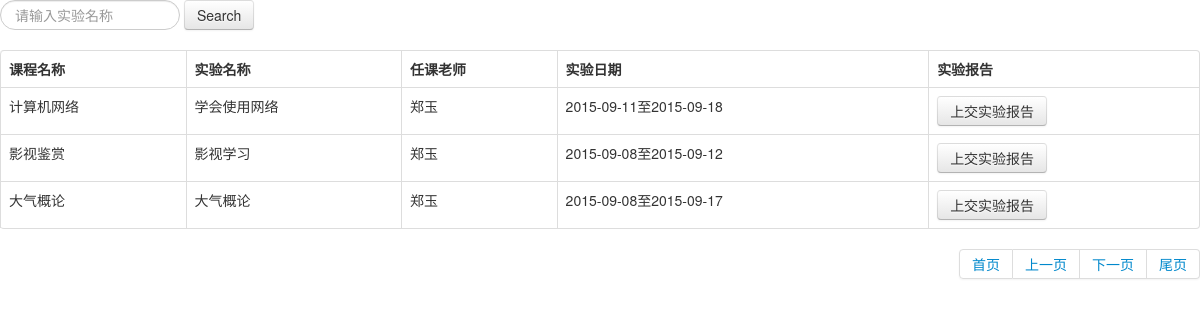
Page /sybgtjxt/student/zuoyeguanli/zysj.php (signed in) on the committed database.
### tables this page shows
CREATE TABLE `assignment` (
  `assignmentid` int(11) NOT NULL AUTO_INCREMENT,
  `cname` varchar(20) NOT NULL,
  `pro` varchar(20) NOT NULL,
  `rname` varchar(20) NOT NULL,
  `content` text NOT NULL,
  `aim` text NOT NULL,
  `grade` varchar(20) NOT NULL,
  PRIMARY KEY (`assignmentid`,`cname`,`pro`,`grade`)
);

CREATE TABLE `teacher` (
  `tid` varchar(20) NOT NULL,
  `tname` varchar(20) NOT NULL,
  PRIMARY KEY (`tid`)
);

CREATE TABLE `releaseassignment` (
  `tid` varchar(20) NOT NULL,
  `assignmentid` int(11) NOT NULL AUTO_INCREMENT,
  `readate` date NOT NULL,
  `cutdate` date NOT NULL,
  `pro` varchar(20) NOT NULL,
  `grade` varchar(20) NOT NULL,
  `cname` varchar(20) NOT NULL,
  PRIMARY KEY (`tid`,`assignmentid`,`pro`,`grade`,`cname`)
);

### sybgtjxt/student/zuoyeguanli/zysj.php (the view, shortened to what this page needs)
<?php
$pro = $_COOKIE["pro"];
$grade = $_COOKIE["grade"];
$uid = $_COOKIE['UserId'];
if (isset ( $_GET ['page'] ) && ( int ) $_GET ['page'] > 0)
	$page = $_GET ['page'];
else{
	$page = 1;
	}
	$page_count =3;
$sql = "select * from assignment  where pro='$pro' and grade='$grade' and cname in(select cname from selectcourse where sid='$uid')";
$result = mysql_query ( $sql ) or die (mysql_error());
$RecordCount = mysql_num_rows ( $result );
$PageCount = ceil ( $RecordCount / $page_count );
$offect=($page-1)*$page_count;
$select=mysql_query("select * from assignment where pro='$pro' and grade='$grade' and cname in(select cname from selectcourse where sid='$uid') order by assignmentid desc limit $offect,$page_count");
?>
<!DOCTYPE html PUBLIC "-//W3C//DTDHTML 4.01//EN"
"http://www.w3.org/TR/html4/strict.dtd">
<html>
<head>
    <link href="../../css/bootstrap.css" rel="stylesheet">
     <link href="../../css/bootstrap-responsive.css" rel="stylesheet">
</head>
<body>
	<form action="zysj.php" method="post" name="form1" id="form1">
		<div class="form-search">
			<input type="text" name="searchrname" id="searchrname" class="input-medium search-query" placeholder="请输入实验名称" />
			<button type="submit" class="btn">Search</button>
		</div>
	</form>
	<div >
			<table  class="table table-bordered">
			<thead>
                <tr>
                  <th>课程名称</th>
                  <th>实验名称</th>
                  <th>任课老师</th>
                  <th>实验日期</th>
                  <th>实验报告</th>
                </tr>
              </thead>
				<?php
				while($array=mysql_fetch_array($select)){
				    $cname=$array['cname'];
				    $assignmentid=$array['assignmentid'];
				    $sql_result=mysql_query("select * from releaseassignment where assignmentid='$assignmentid' and grade='$grade' and pro='$pro'and cname='$cname'");
				    $array_sql = mysql_fetch_array($sql_result);
					    $tid=$array_sql['tid'];
					    $sql_teacher="select * from teacher where tid='$tid'";
					   $result_teacher=mysql_query($sql_teacher)or die(mysql_error());
					   $sql_teacherresult=mysql_fetch_array($result_teacher);
					   $sql_assignment="select * from assignment where assignmentid='$assignmentid' and pro='$pro' and grade='$grade' and cname='$cname'";
					   $result_assignment=mysql_query($sql_assignment)or die(mysql_error());
					   $sql_assignmentresult=mysql_fetch_array($result_assignment);
			         $rname=$sql_assignmentresult[3];
					    ?>
					<form action="shangjiao.php" method="post">
					<tbody>
                <tr>
					<td><?php echo $cname;?></td>
					<td><?php echo $rname;?></td>
					<td><?php echo  $sql_teacherresult[1];?></td>
					<td><?php echo $array_sql['readate']?>至<?php echo $array_sql['cutdate']?></td>
					<td><button type="submit" class="btn" >上交实验报告</button></td>
					</tr>
                 </tbody>
                    </form>
                  <?php
				}
                  ?>
				</table>
						<div class="pagination pagination-right">
								  <ul>
                                     <li><a href="zysj.php?page=1">首页</a></li>
								<li><a href="zysj.php?page=<?php  if($page==1){echo $page=1;} else {echo $page-1;}?>">上一页</a></li>
								<li><a href="zysj.php?page=<?php  if($page<$PageCount){echo $page+1;} else {echo $PageCount;}?>">下一页</a></li>
								<li><a href="zysj.php?page=<?php echo $PageCount;?>">尾页</a></li>
								</ul>
							</div>
			</div>
</body>
</html>

### rows in the picture
assignment: cname "计算机网络", rname "学会使用网络", teacher.tname "郑玉", releaseassignment.readate "2015-09-11", releaseassignment.cutdate "2015-09-18"
assignment: cname "影视鉴赏", rname "影视学习", teacher.tname "郑玉", releaseassignment.readate "2015-09-08", releaseassignment.cutdate "2015-09-12"
assignment: cname "大气概论", rname "大气概论", teacher.tname "郑玉", releaseassignment.readate "2015-09-08", releaseassignment.cutdate "2015-09-17"
